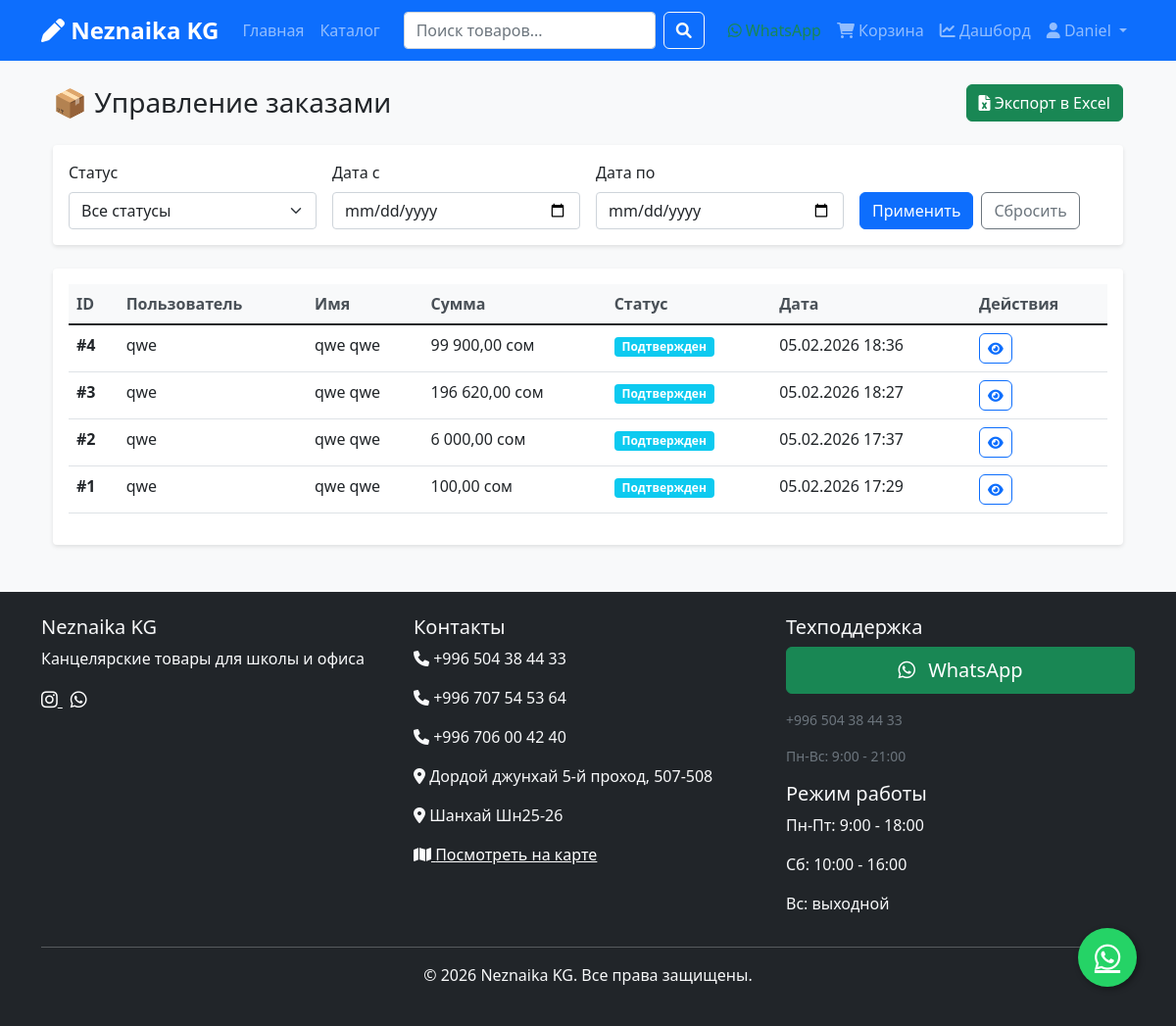
Before: /dashboard/orders/ (signed in) with the older database file.
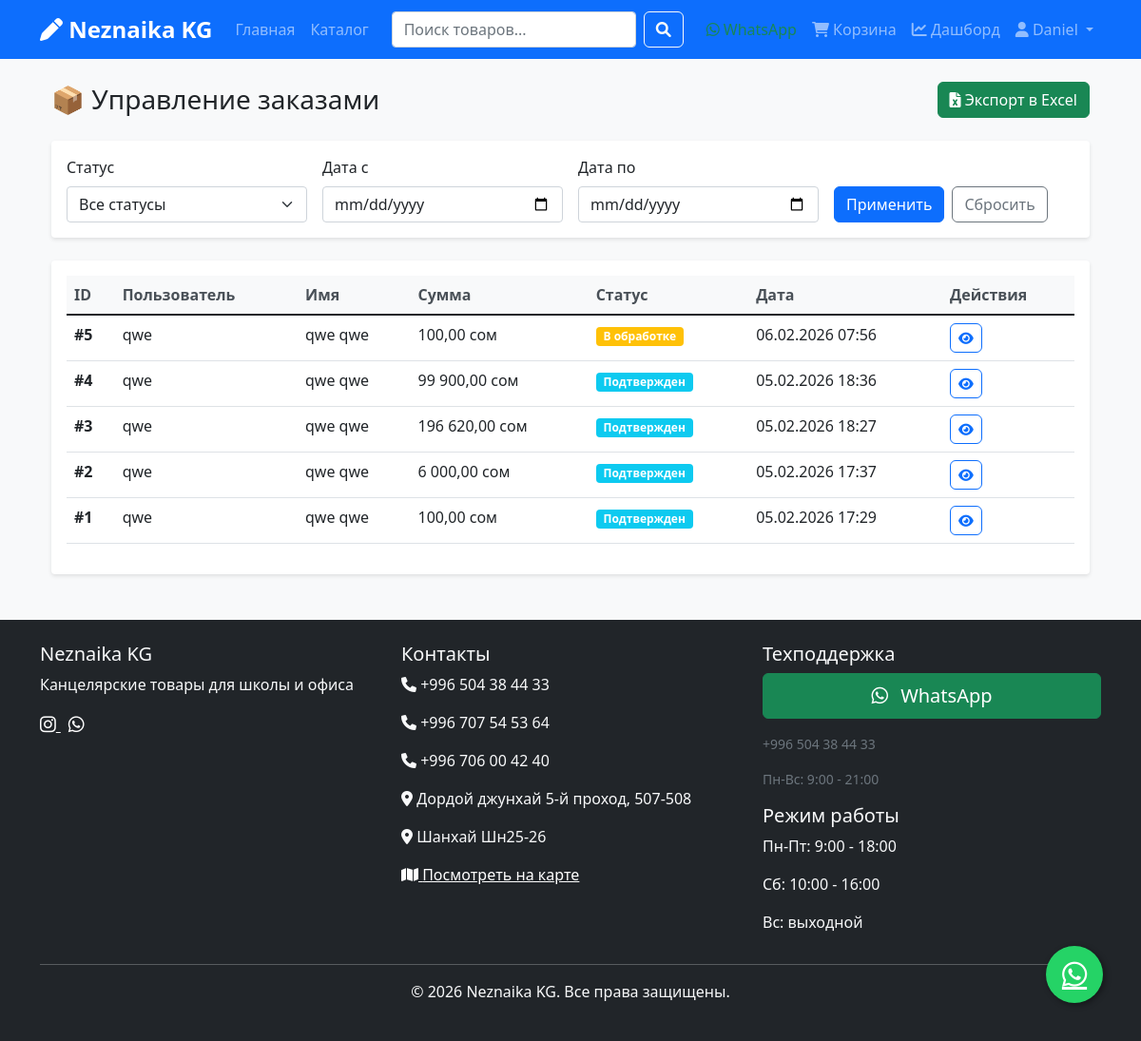
After: the same page with the newer database file.
### shop/models.py (models this page shows, shortened)
class Order(models.Model):
    STATUS_CHOICES = [
        ('pending', 'В обработке'),
        ('confirmed', 'Подтвержден'),
        ('shipped', 'Отправлен'),
        ('delivered', 'Доставлен'),
        ('cancelled', 'Отменен'),
    ]
    PAYMENT_CHOICES = [
        ('qr_code', 'QR-код (мБанк)'),
    ]
    user = models.ForeignKey(User, on_delete=models.CASCADE, verbose_name="Пользователь")
    first_name = models.CharField(max_length=50, verbose_name="Имя")
    last_name = models.CharField(max_length=50, verbose_name="Фамилия")
    email = models.EmailField(verbose_name="Email")
    phone = models.CharField(max_length=20, verbose_name="Телефон")
    address = models.TextField(verbose_name="Адрес доставки")
    postal_code = models.CharField(max_length=10, blank=True, verbose_name="Почтовый индекс")
    city = models.CharField(max_length=100, verbose_name="Город")
    created_at = models.DateTimeField(auto_now_add=True, verbose_name="Дата создания")
    updated_at = models.DateTimeField(auto_now=True, verbose_name="Дата обновления")
    status = models.CharField(max_length=20, choices=STATUS_CHOICES, default='pending', verbose_name="Статус")
    total_price = models.DecimalField(max_digits=10, decimal_places=2, verbose_name="Общая сумма")
    paid = models.BooleanField(default=False, verbose_name="Оплачен")
    payment_method = models.CharField(max_length=20, choices=PAYMENT_CHOICES, default='qr_code', verbose_name="Способ оплаты")
    qr_code = models.CharField(max_length=50, unique=True, blank=True, null=True, verbose_name="QR-код")
    qr_payment_data = models.TextField(blank=True, null=True, verbose_name="Данные для QR-оплаты")
    class Meta:
        verbose_name = "Заказ"
        verbose_name_plural = "Заказы"
        ordering = ['-created_at']

### dashboard/views.py (the view)
# urls.py: path('orders/', views.dashboard_orders, name='orders'),
@login_required
@user_passes_test(is_admin)
def dashboard_orders(request):
    orders = Order.objects.select_related('user').order_by('-created_at')
    status = request.GET.get('status', '')
    if status:
        orders = orders.filter(status=status)
    date_from = request.GET.get('date_from', '')
    if date_from:
        orders = orders.filter(created_at__date__gte=date_from)
    date_to = request.GET.get('date_to', '')
    if date_to:
        orders = orders.filter(created_at__date__lte=date_to)
    from django.core.paginator import Paginator
    paginator = Paginator(orders, 25)
    page = request.GET.get('page')
    orders = paginator.get_page(page)
    context = {
        'orders': orders,
        'status': status,
        'date_from': date_from,
        'date_to': date_to,
    }
    return render(request, 'dashboard/orders.html', context)

### dashboard/views.py (called while the page is built)
def is_admin(user):
    return user.is_authenticated and (user.is_staff or user.is_superuser)

### shop/context_processors.py (called while the page is built)
def shop_settings(request):
    return {
        'settings': {
            'SHOP_NAME': getattr(settings, 'SHOP_NAME', 'Магазин'),
            'SHOP_PHONE_1': getattr(settings, 'SHOP_PHONE_1', ''),
            'SHOP_PHONE_2': getattr(settings, 'SHOP_PHONE_2', ''),
            'SHOP_PHONE_3': getattr(settings, 'SHOP_PHONE_3', ''),
            'SHOP_INSTAGRAM': getattr(settings, 'SHOP_INSTAGRAM', '#'),
            'SHOP_ADDRESS_1': getattr(settings, 'SHOP_ADDRESS_1', ''),
            'SHOP_ADDRESS_2': getattr(settings, 'SHOP_ADDRESS_2', ''),
            'SHOP_MAP_URL': getattr(settings, 'SHOP_MAP_URL', '#'),
        }
    }

### templates/dashboard/orders.html (shortened to what the changed rows need)
{% extends "base.html" %}
{% load static %}
{% load humanize %}
{% block content %}
<div class="container-fluid">
    <div class="d-flex justify-content-between align-items-center mb-4">
        <h1 class="h3 mb-0">📦 Управление заказами</h1>
    </div>
    <div class="card">
        <div class="card-body">
            <div class="table-responsive">
                <table class="table table-hover">
                    <thead class="table-light">
                        <tr>
                            <th>ID</th>
                            <th>Пользователь</th>
                            <th>Имя</th>
                            <th>Сумма</th>
                            <th>Статус</th>
                            <th>Дата</th>
                            <th>Действия</th>
                        </tr>
                    </thead>
                    <tbody>
                        {% for order in orders %}
                        <tr class="order-item">
                            <td><strong>#{{ order.id }}</strong></td>
                            <td>{{ order.user.username }}</td>
                            <td>{{ order.first_name }} {{ order.last_name }}</td>
                            <td>{{ order.total_price|intcomma }} сом</td>
                            <td>
                                {% if order.status == 'pending' %}
                                    <span class="badge bg-warning">В обработке</span>
                                {% elif order.status == 'confirmed' %}
                                    <span class="badge bg-info">Подтвержден</span>
                                {% elif order.status == 'shipped' %}
                                    <span class="badge bg-primary">Отправлен</span>
                                {% elif order.status == 'delivered' %}
                                    <span class="badge bg-success">Доставлен</span>
                                {% elif order.status == 'cancelled' %}
                                    <span class="badge bg-danger">Отменен</span>
                                {% endif %}
                            </td>
                            <td>{{ order.created_at|date:"d.m.Y H:i" }}</td>
                            <td>
                                <a href="{% url 'shop:order_detail' order.id %}" class="btn btn-sm btn-outline-primary">
                                    <i class="fas fa-eye"></i>
                                </a>
                            </td>
                        </tr>
                        {% empty %}
                        <tr>
                            <td colspan="7" class="text-center text-muted">Заказы не найдены</td>
                        </tr>
                        {% endfor %}
                    </tbody>
                </table>
            </div>
        </div>
    </div>
</div>
{% endblock %}

Changed rows visible on the page:
added Order: id "5", user.username "qwe", first_name "qwe", last_name "qwe", total_price "100,00", status "В обработке", created_at "06.02.2026 07:56"
